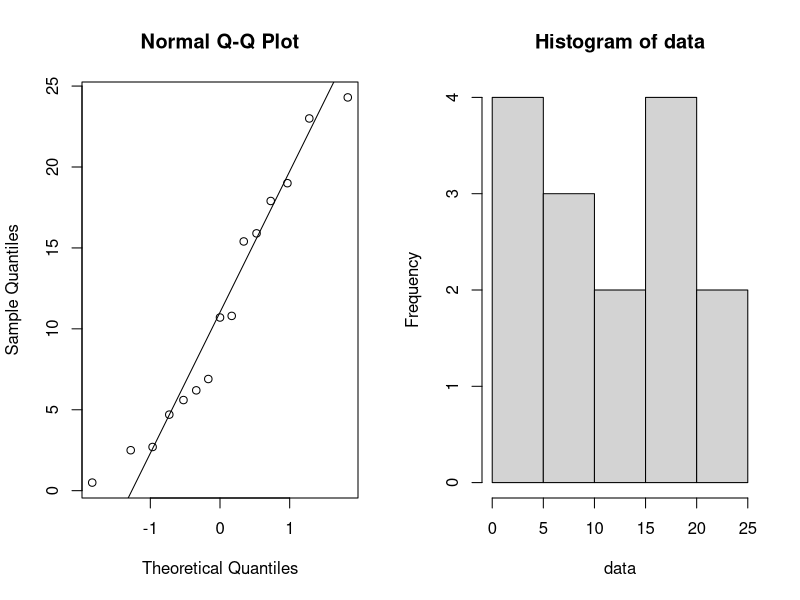
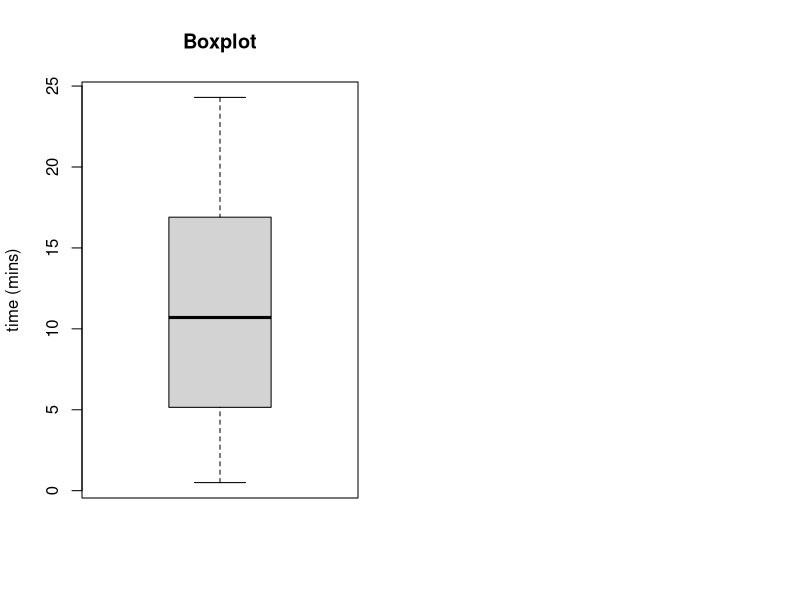
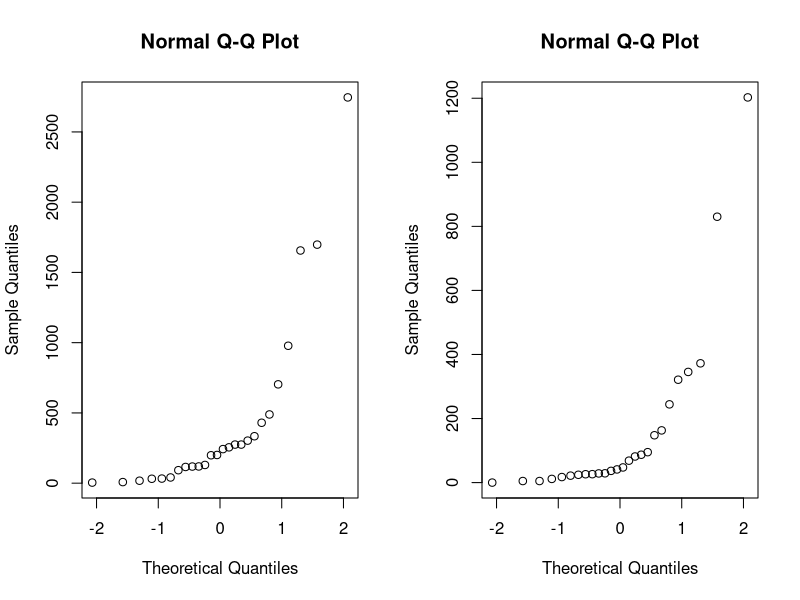
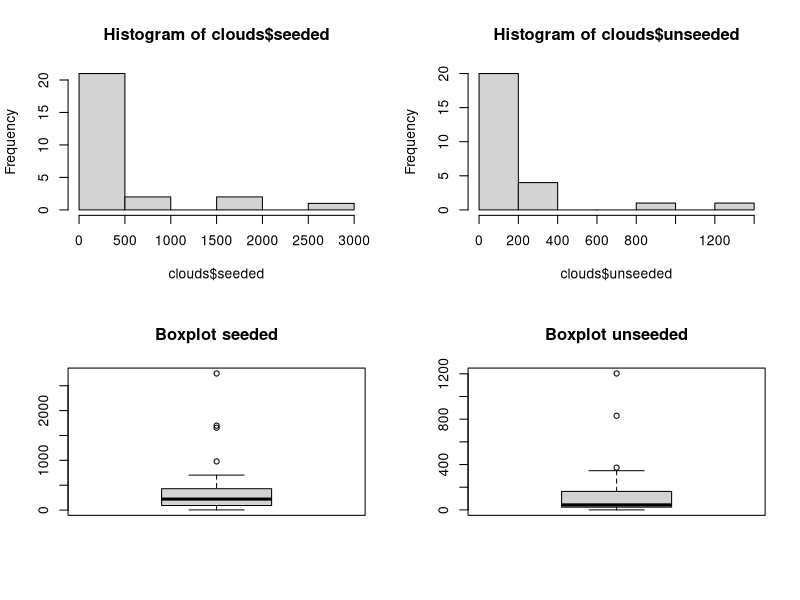
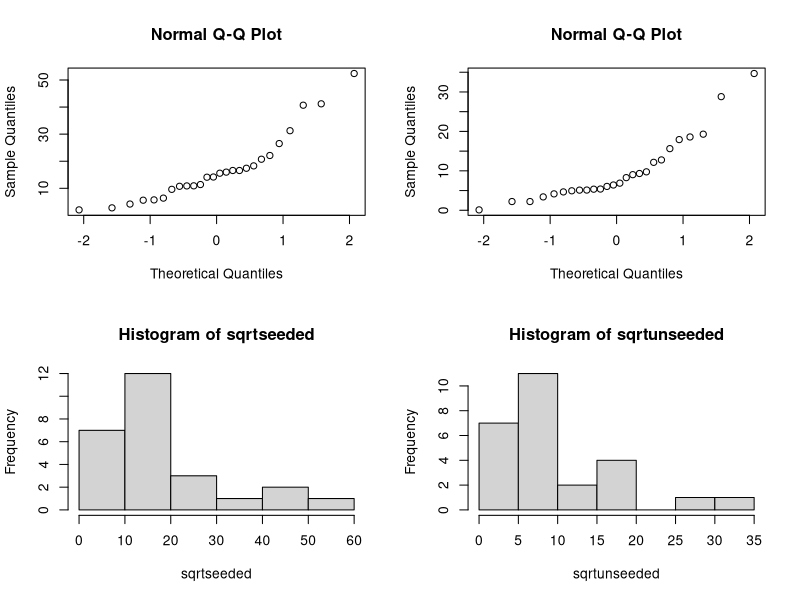
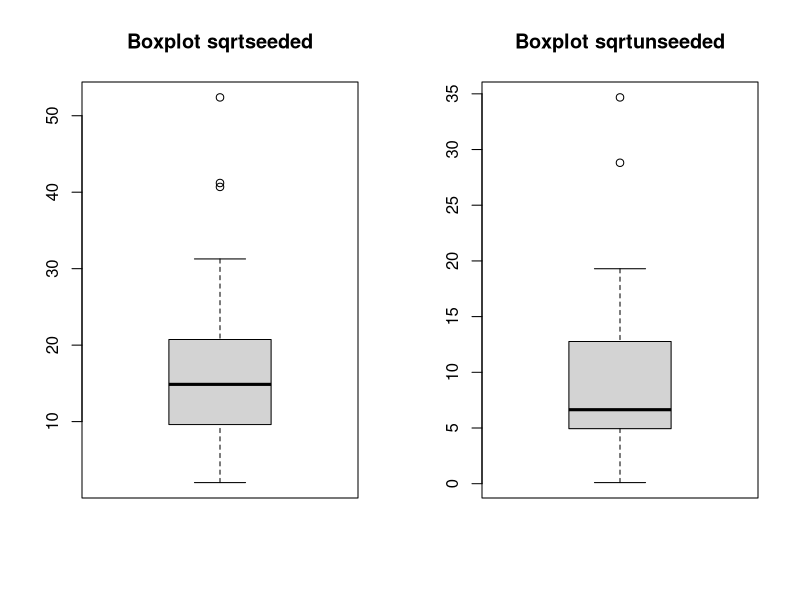
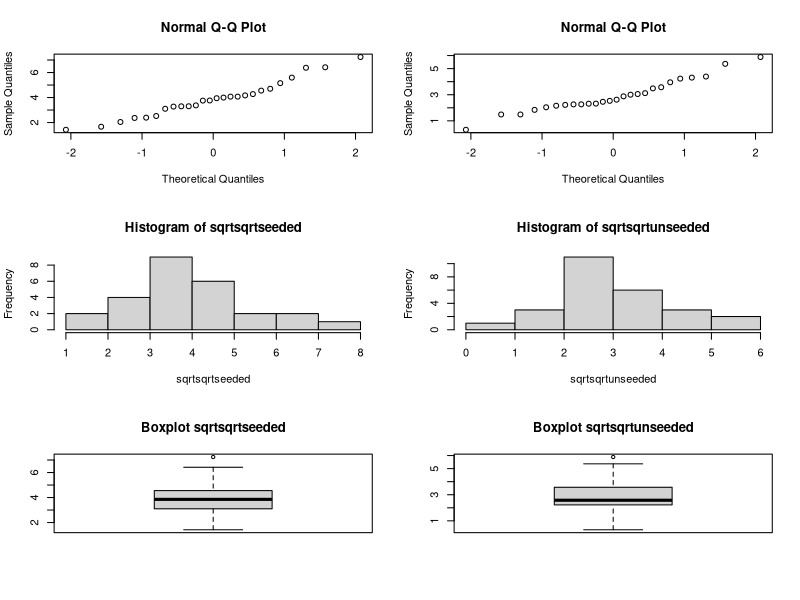
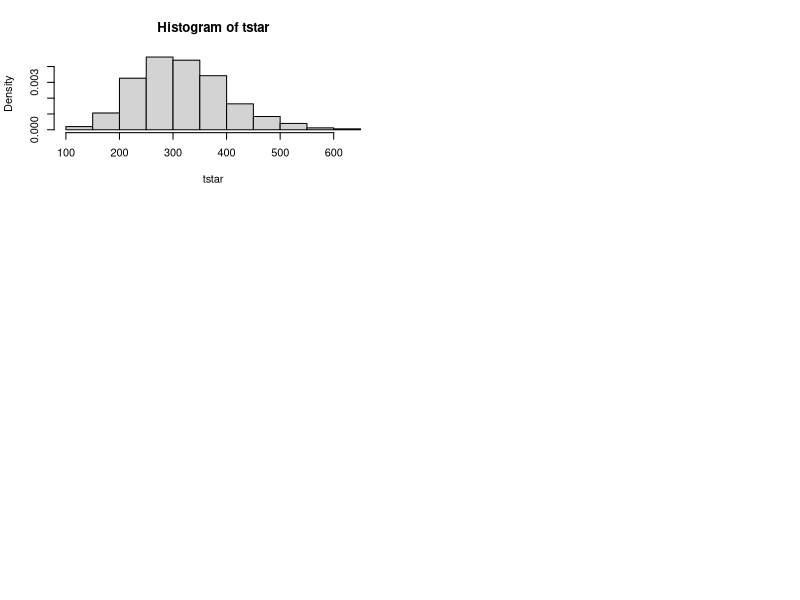

These charts were generated, in order, by the following R code: (Note: this script raises an error after producing the figures.)
## ---- chunk 1
options(digits=3)
options(knitr.duplicate.label = "allow")
## ---- chunk 2

## ---- chunk 3
library("ggpubr")
library("pracma")
library("lme4")
library("dplyr")
library("car")
## ---- chunk 4
# to control output:
# https://community.rstudio.com/t/showing-only-the-first-few-lines-of-the-results-of-a-code-chunk/6963/2
library(knitr)
hook_output <- knit_hooks$get("output")
knit_hooks$set(output = function(x, options) {
  lines <- options$output.lines
  if (is.null(lines)) {
    return(hook_output(x, options))  # pass to default hook
  }
  x <- unlist(strsplit(x, "\n"))
  # more <- "..."
  if (length(lines)==1) {        # first n lines
    if (length(x) > lines) {
      # truncate the output, but add ....
      x <- c(head(x, lines))
    }
  } else {
    x <- c(x[lines])
  }
  # paste these lines together
  x <- paste(c(x, ""), collapse = "\n")
  hook_output(x, options)
})
## ---- chunk 5
data = c(15.4, 17.9, 19.0, 0.5, 15.9, 2.7, 6.2, 2.5, 4.7, 6.9, 10.8, 24.3, 5.6, 23.0, 10.7)
par(mfrow=c(1,2))
qqnorm(data);qqline(data); hist(data)
## ---- chunk 6
shapiro.test(data);
## ---- chunk 7
mean_data = mean(data)
std_data = sd(data)
n = length(data)

error = qnorm(0.985)*std_data/sqrt(n)
left = mean_data-error
right = mean_data+error

c(left, mean_data, right)     #mean and confidence interval
## ---- chunk 8
E = 1
min_sample_size = (qnorm(0.985)^2*std_data^2)/ E^2
min_sample_size
## ---- chunk 9
B=1000
Tstar=numeric(B)
for(i in 1:B) {
  Xstar=sample(data,replace=TRUE)
  Tstar[i]=mean(Xstar) }

Tstar15=quantile(Tstar,0.015)
Tstar985=quantile(Tstar,0.985)
## ---- chunk 10
c(left, mean_data, right) 
c(2*mean_data-Tstar985,mean(Tstar),2*mean_data-Tstar15)
## ---- chunk 11
mu0 = 15
t.test(data,mu=mu0,alt="less")
## ---- chunk 12
larger_than_mu = sum(data>mu0)
samples = length(data)
binom.test(larger_than_mu,samples,p=0.5, alt='less')
## ---- chunk 13
boxplot(data, main="Boxplot",
        ylab="time (mins)")
## ---- chunk 14
mu0_1= 13
psign_13=numeric(B) ## will contain p-values of sign test
pttest_13=numeric(B) ## will contain p-values of t-test

for(i in 1:B) {
   x=sample(data,replace=TRUE)
   pttest_13[i]=t.test(x,mu=mu0_1,alt="less")[[3]] ## extract p-value
   psign_13[i]=binom.test(sum(x>mu0),length(data),p=0.5, alt="less")[[3]]} ## extract p-value

#percentage of t test/sign tests that are lower than 0.05. T tests have a lot
#larger percentage of tests that reject the H0.
sum(psign_13<0.05)/B
sum(pttest_13<0.05)/B

#power test for sign test and t-test with mu0=14
mu0_2 = 14
psign_14=numeric(B) ## will contain p-values of sign test
pttest_14=numeric(B) ## will contain p-values of t-test

for(i in 1:B) {
  x=sample(data,replace=TRUE)
  pttest_14[i]=t.test(x,mu=mu0_2,alt="less")[[3]] ## extract p-value
  psign_14[i]=binom.test(sum(x>mu0),length(data),p=0.5, alt="less")[[3]]} ## extract p-value

#percentage of t test/sign tests that are lower than 0.05. T tests have a lot
#larger percentage of test than reject the H0.
sum(psign_14<0.05)/B
sum(pttest_14<0.05)/B
## ---- chunk 15
s = sd(data)
n = length(data)

# z-score is probability
pr = 0.53 # right end confidence interval
x <- sum(data>15.5)/n # sum of values > 15.5 / total
m <- pr-x # cause pr = x+m, m is error margin
pl <- x-m # left end confidence interval
cv <- (sqrt(n)*m)/s # cause m = cv*s/sqrt(n), is critical value
area <- 0.5398 # for cv 0.10 read from z-score table
alpha <- (1-(area/2)) # don't actually need alpha, cl is area/2
cl <- (1-alpha)*100 # confidence level
cbind(pl,pr,cl)
## ---- chunk 16
tab = matrix(c(3,2,4,6), ncol=2, byrow=TRUE)
colnames(tab) = c('men', 'women')
rownames(tab) = c('more than 15.5', 'less than 15.5')
tab <- as.table(tab)
tab
## ---- chunk 17
fisher.test(tab)
## ---- chunk 18
clouds=read.table(file="clouds.txt",header=TRUE)
clouds
## ---- chunk 19
par(mfrow=c(1,2))
qqnorm(clouds$seeded);qqnorm(clouds$unseeded)
## ---- chunk 20
par(mfrow=c(2,2))
hist(clouds$seeded);hist(clouds$unseeded)
boxplot(clouds$seeded,main='Boxplot seeded');boxplot(clouds$unseeded,main='Boxplot unseeded')
## ---- chunk 21
shapiro.test(clouds$seeded)
## ---- chunk 22
shapiro.test(clouds$unseeded)
## ---- chunk 23
t.test(clouds$seeded,clouds$unseeded,alternative = "greater")
## ---- chunk 24
wilcox.test(clouds$seeded,clouds$unseeded,alternative = "greater")
## ---- chunk 25
ks.test(clouds$unseeded,clouds$seeded,alternative = "greater")
## ---- chunk 26
sqrtseeded <- sqrt(clouds$seeded); sqrtunseeded <- sqrt(clouds$unseeded)
# Plots:
par(mfrow=c(2,2))
qqnorm(sqrtseeded);qqnorm(sqrtunseeded)
hist(sqrtseeded);hist(sqrtunseeded)
## ---- chunk 27
par(mfrow=c(1,2))
boxplot(sqrtseeded,main='Boxplot sqrtseeded');boxplot(sqrtunseeded,main='Boxplot sqrtunseeded')
## ---- chunk 28
shapiro.test(sqrtseeded)
## ---- chunk 29
shapiro.test(sqrtunseeded)
## ---- chunk 30
t.test(sqrtseeded,sqrtunseeded,alternative = "greater")
## ---- chunk 31
wilcox.test(sqrtseeded,sqrtunseeded,alternative = "greater")
## ---- chunk 32
ks.test(sqrtunseeded,sqrtseeded,alternative = "greater")
## ---- chunk 33
sqrtsqrtseeded <- sqrt(sqrtseeded); sqrtsqrtunseeded <- sqrt(sqrtunseeded)
# Plots:
par(mfrow=c(3,2))
qqnorm(sqrtsqrtseeded);qqnorm(sqrtsqrtunseeded)
hist(sqrtsqrtseeded);hist(sqrtsqrtunseeded)
boxplot(sqrtsqrtseeded,main='Boxplot sqrtsqrtseeded');boxplot(sqrtsqrtunseeded,main='Boxplot sqrtsqrtunseeded')
## ---- chunk 34
shapiro.test(sqrtsqrtseeded)
## ---- chunk 35
shapiro.test(sqrtsqrtunseeded)
## ---- chunk 36
var.test(sqrtsqrtseeded, sqrtsqrtunseeded, alternative = "two.sided")
## ---- chunk 37
t.test(sqrtsqrtseeded,sqrtsqrtunseeded, var.equal = TRUE, alternative = "greater")
## ---- chunk 38
wilcox.test(sqrtsqrtseeded,sqrtsqrtunseeded,alternative = "greater")
## ---- chunk 39
ks.test(sqrtsqrtunseeded,sqrtsqrtseeded,alternative = "greater")
## ---- chunk 40
c1 <- clouds$seeded
lambda_est <- 1/mean(c1)
n <- length(clouds$seeded)
sd <- 1/lambda_est
# CI
z <- qnorm(1-0.025)
CI_L <- (-z+sqrt(n))/(mean(c1)*sqrt(n))
CI_R <- (z+sqrt(n))/(mean(c1)*sqrt(n))
cbind(CI_L,CI_R)
## ---- chunk 41
t=median(c1);t
B=1000
tstar=numeric(B)
n=length(c1)
for (i in 1:B){
  xstar=rexp(n,lambda_est)
  tstar[i]=median(xstar)}
hist(tstar,prob=T)
pl=sum(tstar<t)/B; pr=sum(tstar>t)/B; p=2*min(pl,pr)
cbind(pl,pr,p)
## ---- chunk 42
ks.test(clouds$seeded,"pexp", lambda_est)
## ---- chunk 43
x <- sum(clouds$seeded<300)
n <- length(clouds$seeded)
binom.test(x,n,p=0.5,alt='less')
## ---- chunk 44
x <- sum(clouds$seeded<30)
binom.test(x,n,p=0.25,alt='less')
## ---- chunk 45
data=read.table(file="dogs.txt",header=TRUE)
data
## ---- chunk 46
par(mfrow=c(1,2))
qqnorm(data$isofluorane);qqline(data$isofluorane); hist(data$isofluorane)
## ---- chunk 47
shapiro.test(data$isofluorane)
## ---- chunk 48
cor.test(data$isofluorane, data$halothane, method = "spearman")
## ---- chunk 49
mystat=function(x,y) {mean(x-y)}
B=1000; tstar=numeric(B)
for (i in 1:B) {
  datastar=t(apply(cbind(data[,1],data[,2]),1,sample))
  tstar[i]=mystat(datastar[,1],datastar[,2]) }
myt=mystat(data[,1],data[,2])
myt
hist(tstar)
pl=sum(tstar<myt)/B
pr=sum(tstar>myt)/B
p=2*min(pl,pr)
p
## ---- chunk 50
dataframe=data.frame(concentration=as.vector(as.matrix(data)),
                     variety=factor(rep(1:3,each=10)))
aov=lm(concentration~variety,data=dataframe)
anova(aov)
## ---- chunk 51
par(mfrow=c(1,2))
qqnorm(residuals(aov)); qqline(residuals(aov))
plot(fitted(aov),residuals(aov), main = "Residual Plot")
## ---- chunk 52
leveneTest(concentration~variety,data=dataframe)
## ---- chunk 53
summary(aov)
## ---- chunk 54
attach(dataframe); kruskal.test(concentration,variety)
## ---- chunk 55
I=4; J=2; N=10
rbind(rep(1:I,each=N*J),rep(1:J,N*I),sample(1:(N*I*J)))
## ---- chunk 56
data = read.table("hemoglobin.txt", header=TRUE)
## ---- chunk 57
#necessary other wise rate is numerical and should be categorical
data$rate=as.factor(data$rate)
par(mfrow=c(1,2))
boxplot(hemoglobin ~ method, data = data,main = "Boxplot") ; 
boxplot(hemoglobin ~ rate, data = data,main = "Boxplot")
## ---- chunk 58
par(mfrow=c(1,2))
interaction.plot(x.factor = data$rate, trace.factor = data$method, 
        response = data$hemoglobin, main="Interaction Plot",
        xlab="rate",
        ylab="hemoglobin",trace.label = "method:");
interaction.plot(x.factor = data$method, trace.factor = data$rate, 
        response = data$hemoglobin, main="Interaction Plot",
        xlab="method",
        ylab="hemoglobin",trace.label = "rate:")
## ---- chunk 59
hemoglobinaov=lm(hemoglobin ~ method * rate, data = data) 
anova(hemoglobinaov)
## ---- chunk 60
hemoglobinaov2 =lm(hemoglobin ~ method + rate, data = data)
anova(hemoglobinaov2)
## ---- chunk 61
par(mfrow=c(1,2))
qqnorm(residuals(hemoglobinaov2))
qqline(residuals(hemoglobinaov2))
plot(fitted(hemoglobinaov2),residuals(hemoglobinaov2), main = "Boxplot")
hemoglobinaov2
## ---- chunk 62
shapiro.test(residuals(hemoglobinaov2))
## ---- chunk 63
leveneTest(hemoglobin ~ method * rate, data = data)
## ---- chunk 64
group_by(data, method, rate) %>%
  summarise(
    count = n(),
    mean = mean(hemoglobin, na.rm = TRUE),
    sd = sd(hemoglobin, na.rm = TRUE)
  )
## ---- chunk 65
group_by(data, rate) %>%
  summarise(
    count = n(),
    mean = mean(hemoglobin, na.rm = TRUE),
    sd = sd(hemoglobin, na.rm = TRUE)
  )
## ---- chunk 66
hemoglobinaov3 =lm(hemoglobin ~ rate, data = data)
anova(hemoglobinaov3)
## ---- chunk 67
cream <- read.table(file="cream.txt",header=TRUE)
cream
## ---- chunk 68
cream$batch <- factor(cream$batch)
cream$position <- factor(cream$position)
cream$starter <- factor(cream$starter)
aovcream <- lm(acidity~batch+position+starter,data=cream); anova(aovcream)
## ---- chunk 69
summary(aovcream)
## ---- chunk 70
par(mfrow=c(1,2))
qqnorm(residuals(aovcream));qqline(residuals(aovcream));
plot(fitted(aovcream),residuals(aovcream),main="Residual Plot")
## ---- chunk 71
shapiro.test(residuals(aovcream));
## ---- chunk 72
aovcream=lm(acidity~batch+starter,data=cream); anova(aovcream)
## ---- chunk 73
summary(aovcream)
## ---- chunk 74
friedman.test(acidity~batch | starter,data=cream)
## ---- chunk 75
creamlmer=lmer(acidity~starter+(1|batch),REML=FALSE,data=cream)
summary(creamlmer)
## ---- chunk 76
creamlmer1=lmer(acidity~(1|batch),data=cream,REML=FALSE)
anova(creamlmer,creamlmer1)
